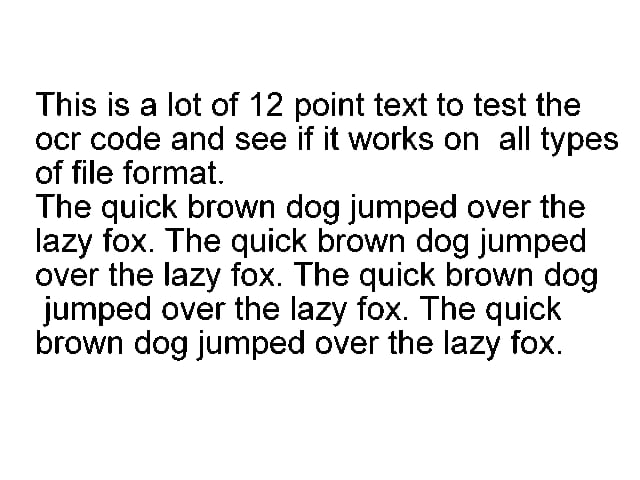
#> input picture OCR/data/12.jpeg, 640 x 480 px
$ jupyter execute OpenCV.ipynb
#> lines starting #> are read from the running program, lines starting #| are printed output that depends on the picture; after the words box and inside, x2 and y2 are one past the last pixel; in counts of white or black regions, pixels touching at a corner belong together
[cell 1]
##Preprocessing Images In OCR

[cell 2]
#Opening Images

[cell 3]
import cv2
from matplotlib import pyplot as plt
image_file= "data/12.jpeg"
img = cv2.imread(image_file)
#> img is the input picture: shape (480, 640, 3); min 0, max 255, mean 231.3

[cell 4]
cv2.imshow("The Image is", img)
cv2.waitKey(0)

[cell 5]
#https://stackoverflow.com/questions/28816046/
#displaying-different-images-with-actual-size-in-matplotlib-subplot
def display(im_path):
    dpi = 80
    im_data = plt.imread(im_path)

    height, width  = im_data.shape[:2]

    # predicting what size does the figure need to be in inches to fit the image?
    figsize = width / float(dpi), height / float(dpi)

    # Creating a figure of the right size with one axes that takes up the full figure
    fig = plt.figure(figsize=figsize)
    ax = fig.add_axes([0, 0, 1, 1])

    # Hide spines, ticks, etc.
    ax.axis('off')

    # Display the image.
    ax.imshow(im_data, cmap='gray')

    plt.show()

[cell 6]
display(image_file)

[cell 7]
#Inverting

[cell 8]
invert_image = cv2.bitwise_not(img)
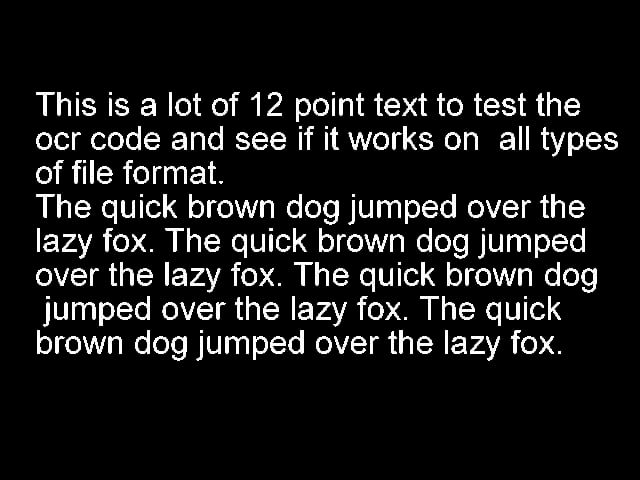
#> invert_image: shape (480, 640, 3); min 0, max 255, mean 23.7
cv2.imwrite("temp/invertedimg.jpg",invert_image)
#> Out = True

[cell 9]
display("temp/invertedimg.jpg")

[cell 10]
##Binarization

[cell 11]
def grayscale(image):
    return cv2.cvtColor(image,cv2.COLOR_BGR2GRAY)

[cell 12]
gray_image = grayscale(img)
cv2.imwrite("temp/grayo.jpg",gray_image)
#> Out = True

[cell 13]
display("temp/grayo.jpg")

[cell 14]
thresh,im_bw = cv2.threshold(gray_image, 127, 255, cv2.THRESH_BINARY)
#> im_bw: shape (480, 640); 90.5% white; 239 black regions (19 under 20 px), largest, box (x1, y1, x2, y2) and area: (72, 302, 96, 320) 207, (377, 200, 401, 218) 206, (225, 336, 249, 354) 206
cv2.imwrite("temp/bw_image.jpg", im_bw)
#> Out = True
#we adjust the value parameters for better quality like i have taken 127 and 255 here

[cell 15]
display("temp/bw_image.jpg")

[cell 16]
##Noise Removal( pixels that doesnt respond to text)

[cell 17]
def noise_removal(image):
    import numpy as np
    kernel = np.ones((1, 1), np.uint8)
    image = cv2.dilate(image, kernel, iterations=1)
    kernel = np.ones((1, 1), np.uint8)
    image = cv2.erode(image, kernel, iterations=1)
    image = cv2.morphologyEx(image, cv2.MORPH_CLOSE, kernel)
    image = cv2.medianBlur(image, 3)
    return (image)

[cell 18]
no_noise = noise_removal(im_bw)
#> in noise_removal, `image = cv2.medianBlur(image, 3)`:
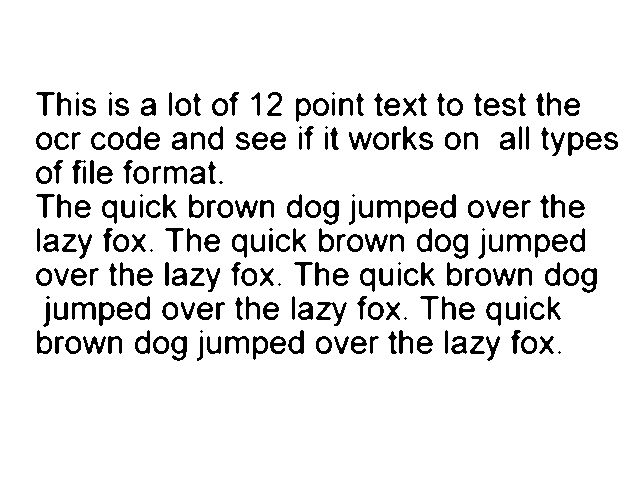
#> image: shape (480, 640); 90.6% white; 237 black regions (18 under 20 px), largest, box (x1, y1, x2, y2) and area: (316, 302, 347, 326) 254, (323, 200, 339, 225) 205, (377, 200, 401, 218) 205
cv2.imwrite("temp/no_noise.jpg", no_noise)
#> Out = True

[cell 19]
display("temp/no_noise.jpg")

[cell 20]
##Removing Borders

[cell 21]
def remove_borders(image):
    contours, heiarchy = cv2.findContours(image, cv2.RETR_EXTERNAL, cv2.CHAIN_APPROX_SIMPLE)
    cntsSorted = sorted(contours, key=lambda x:cv2.contourArea(x))
    cnt = cntsSorted[-1]
    x, y, w, h = cv2.boundingRect(cnt)
    crop = image[y:y+h, x:x+w]
    return (crop)

[cell 22]
no_borders = remove_borders(no_noise)
#> in remove_borders, `contours, heiarchy = cv2.findContours(image, cv2.RETR_EXTERNAL, cv2.CH..`: contours = [[[0, 0], [0, 479], [639, 479], [639, 0]]]; heiarchy = [[-1, -1, -1, -1]]
#> in remove_borders, `cntsSorted = sorted(contours, key=lambda x:cv2.contourArea(x))`: cntsSorted = [[[0, 0], [0, 479], [639, 479], [639, 0]]]
#> in remove_borders, `cnt = cntsSorted[-1]`: cnt = [[0, 0], [0, 479], [639, 479], [639, 0]]
#> in remove_borders, `x, y, w, h = cv2.boundingRect(cnt)`: x = 0; w = 640; h = 480
cv2.imwrite("temp/no_borders.jpg", no_borders)
display('temp/no_borders.jpg')

[cell 23]
##No Border Case

[cell 24]
color = [255, 255, 255]
top, bottom, left, right = [150]*4

[cell 25]
image_with_border = cv2.copyMakeBorder(no_borders, top, bottom, left, right, cv2.BORDER_CONSTANT, value=color)
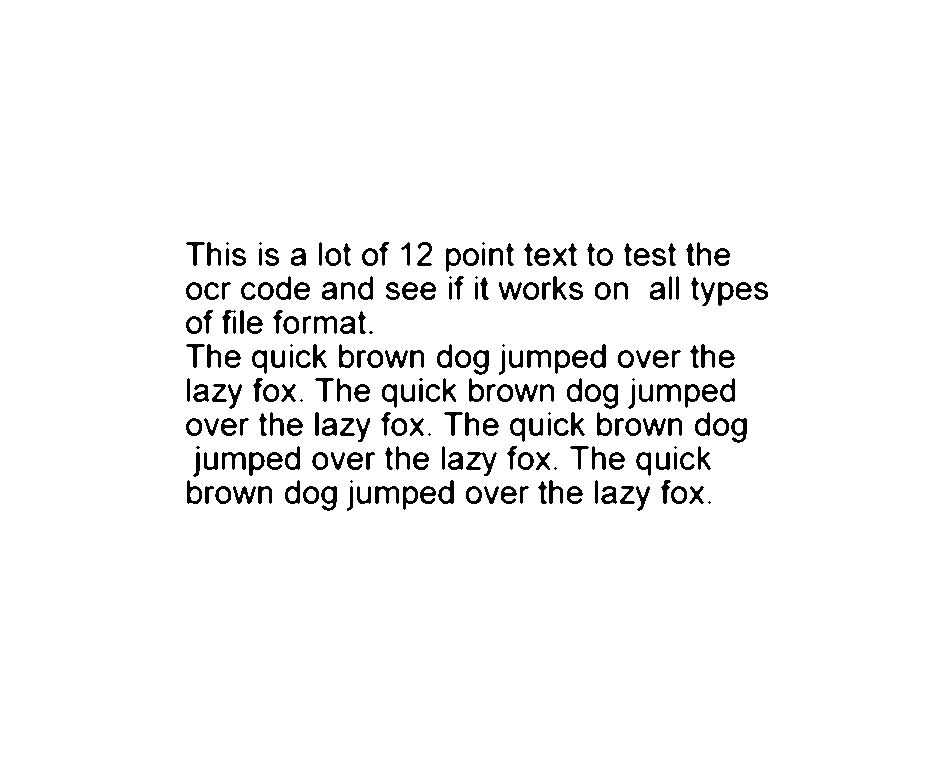
#> image_with_border: shape (780, 940); 96.1% white; 237 black regions (18 under 20 px), largest, box (x1, y1, x2, y2) and area: (466, 452, 497, 476) 254, (473, 350, 489, 375) 205, (527, 350, 551, 368) 205
cv2.imwrite("temp/image_with_border.jpg", image_with_border)
display("temp/image_with_border.jpg")

[cell 26]
##Rotation

[cell 27]
new = cv2.imread("data/12.jpeg")
display("data/12.jpeg")

[cell 28]
#https://becominghuman.ai/how-to-automatically-deskew-straighten-a-text-image-using-opencv-a0c30aed83df
import numpy as np

def getSkewAngle(cvImage) -> float:
    # Prep image, copy, convert to gray scale, blur, and threshold
    newImage = cvImage.copy()
    gray = cv2.cvtColor(newImage, cv2.COLOR_BGR2GRAY)
    blur = cv2.GaussianBlur(gray, (9, 9), 0)
    thresh = cv2.threshold(blur, 0, 255, cv2.THRESH_BINARY_INV + cv2.THRESH_OTSU)[1]

    # Apply dilate to merge text into meaningful lines/paragraphs.
    # Use larger kernel on X axis to merge characters into single line, cancelling out any spaces.
    # But use smaller kernel on Y axis to separate between different blocks of text
    kernel = cv2.getStructuringElement(cv2.MORPH_RECT, (30, 5))
    dilate = cv2.dilate(thresh, kernel, iterations=2)

    # Find all contours
    contours, hierarchy = cv2.findContours(dilate, cv2.RETR_LIST, cv2.CHAIN_APPROX_SIMPLE)
    contours = sorted(contours, key = cv2.contourArea, reverse = True)
    for c in contours:
        rect = cv2.boundingRect(c)
        x,y,w,h = rect
        cv2.rectangle(newImage,(x,y),(x+w,y+h),(0,255,0),2)

    # Find largest contour and surround in min area box
    largestContour = contours[0]
    print (len(contours))
    minAreaRect = cv2.minAreaRect(largestContour)
    cv2.imwrite("temp/boxes.jpg", newImage)
    # Determine the angle. Convert it to the value that was originally used to obtain skewed image
    angle = minAreaRect[-1]
    if angle < -45:
        angle = 90 + angle
    return -1.0 * angle
# Rotate the image around its center
def rotateImage(cvImage, angle: float):
    newImage = cvImage.copy()
    (h, w) = newImage.shape[:2]
    center = (w // 2, h // 2)
    M = cv2.getRotationMatrix2D(center, angle, 1.0)
    newImage = cv2.warpAffine(newImage, M, (w, h), flags=cv2.INTER_CUBIC, borderMode=cv2.BORDER_REPLICATE)
    return newImage

[cell 29]
# Deskew image
def deskew(cvImage):
    angle = getSkewAngle(cvImage)
#> in getSkewAngle, `blur = cv2.GaussianBlur(gray, (9, 9), 0)`:
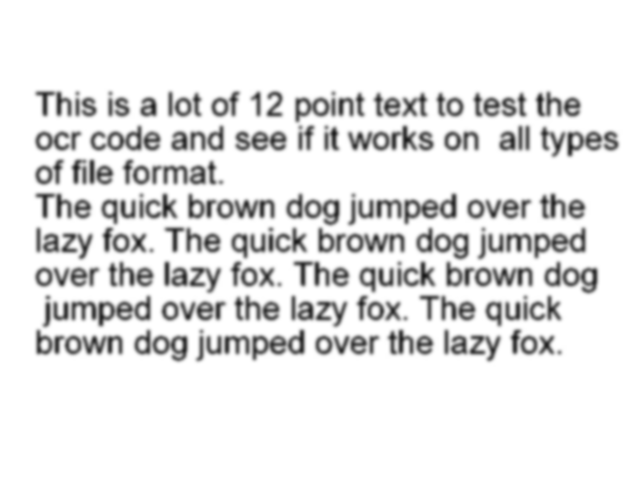
#> blur: shape (480, 640); min 26, max 255, mean 231.3
#> in getSkewAngle, `thresh = cv2.threshold(blur, 0, 255, cv2.THRESH_BINARY_INV + cv2.THRES..`:
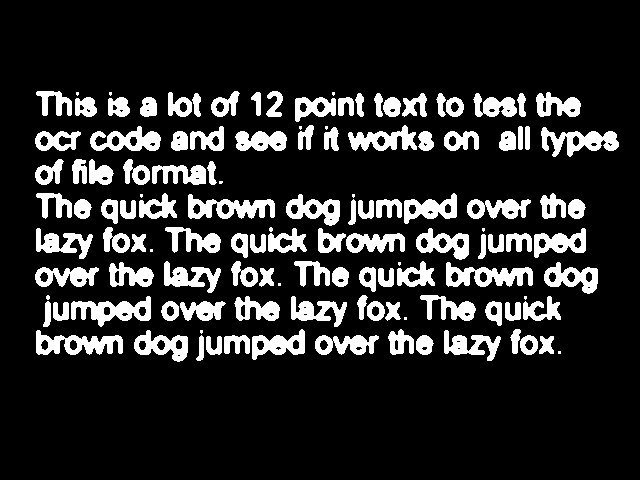
#> thresh: shape (480, 640); 15.8% white; 125 white regions (18 under 20 px), largest, box (x1, y1, x2, y2) and area: (71, 296, 151, 327) 1194, (446, 262, 533, 287) 1188, (188, 194, 275, 219) 1185
#> in getSkewAngle, `dilate = cv2.dilate(thresh, kernel, iterations=2)`:
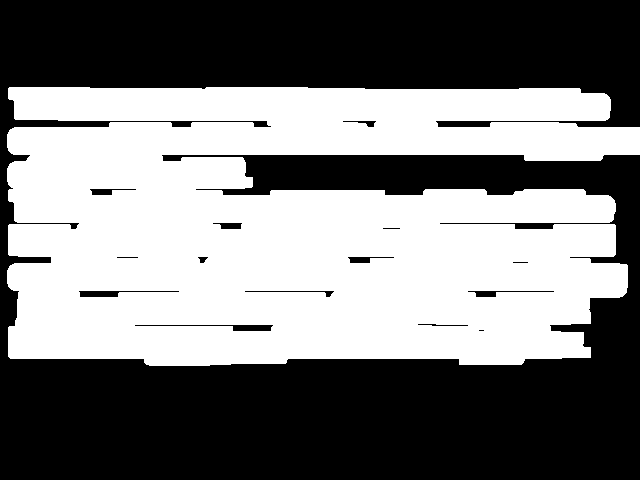
#> dilate: shape (480, 640); 47.7% white; 1 white region
#> in getSkewAngle, `contours, hierarchy = cv2.findContours(dilate, cv2.RETR_LIST, cv2.CHAI..`: contours = 15 contours, 1 with area under 20; largest, box (x1, y1, x2, y2) and area: (7, 87, 640, 366) 145900, (134, 324, 274, 332) 470, (78, 290, 180, 298) 394, (467, 290, 555, 298) 276, (244, 290, 335, 298) 208
#> the loop in getSkewAngle, `for c in contours:` made 15 passes
#> (x, y, w, h) on passes 1 to 12: (7, 87, 633, 279), (134, 324, 140, 8), (78, 290, 102, 8), (467, 290, 88, 8), (244, 290, 91, 8), (347, 256, 48, 8), (89, 188, 48, 8), (212, 222, 31, 8), (342, 120, 35, 8), (417, 323, 52, 4), (197, 256, 12, 8), (116, 256, 23, 3)
#> after the loop in getSkewAngle, `for c in contours:`:
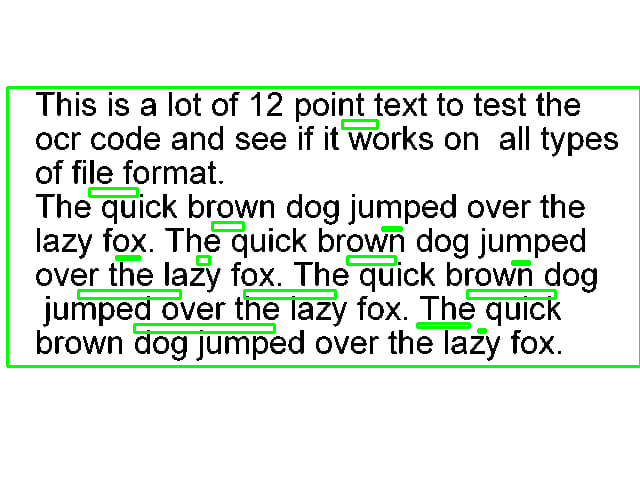
#> newImage: shape (480, 640, 3); 3.14% of pixels changed, all inside (x1, y1, x2, y2) = (6, 86, 640, 368)
#> in getSkewAngle, `largestContour = contours[0]`: largestContour = contour of 334 points, box (x1, y1, x2, y2) (7, 87, 640, 366), area 145900
#| 15
#> in getSkewAngle, `minAreaRect = cv2.minAreaRect(largestContour)`: minAreaRect = ((323, 226), (278, 632), -90)
#> in getSkewAngle, `angle = minAreaRect[-1]`: angle = -90
#> in getSkewAngle, `angle = 90 + angle`: angle = 0
    return rotateImage(cvImage, -1.0 * angle)

[cell 30]
fixed = deskew(new)
#> in rotateImage, `M = cv2.getRotationMatrix2D(center, angle, 1.0)`: M = [[1, 0, 0], [0, 1, 0]]
cv2.imwrite("temp/rotated_fixed.jpg", fixed)
#> Out = True

[cell 31]
display("temp/rotated_fixed.jpg")

[cell 32]
##DILATION

[cell 33]
def thin_font(image):
    import numpy as np
    image = cv2.bitwise_not(image)
    kernel = np.ones((2,2),np.uint8)
    image = cv2.erode(image, kernel, iterations=1)
    image = cv2.bitwise_not(image)
    return (image)

[cell 34]
eroded_image = thin_font(no_noise)
#> in thin_font, `image = cv2.erode(image, kernel, iterations=1)`:
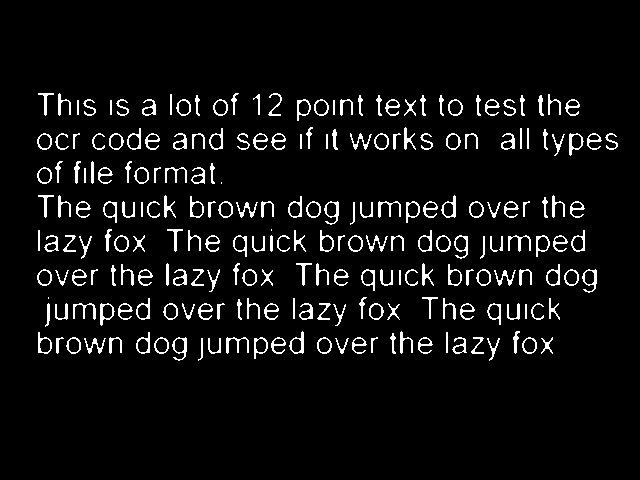
#> image: shape (480, 640); 5.8% white in thin lines or dots, all inside (x1, y1, x2, y2) = (37, 93, 618, 361)
cv2.imwrite("temp/eroded_image.jpg", eroded_image)
#> Out = True

[cell 35]
display("temp/eroded_image.jpg")

[cell 36]
def thick_font(image):
    import numpy as np
    image = cv2.bitwise_not(image)
    kernel = np.ones((2,2),np.uint8)
    image = cv2.dilate(image, kernel, iterations=1)
    image = cv2.bitwise_not(image)
    return (image)

[cell 37]
dilated_image = thick_font(no_noise)
#> in thick_font, `image = cv2.dilate(image, kernel, iterations=1)`:
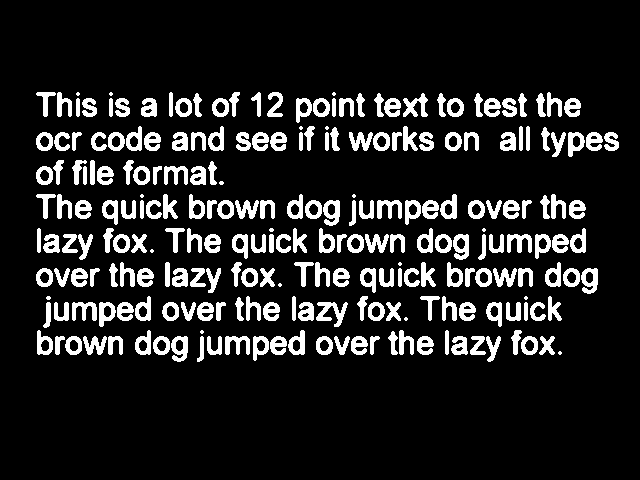
#> image: shape (480, 640); 13% white; 236 white regions (18 under 20 px), largest, box (x1, y1, x2, y2) and area: (316, 302, 348, 327) 361, (403, 93, 428, 117) 298, (323, 200, 340, 226) 282
cv2.imwrite("temp/dilated_image.jpg", dilated_image)
#> Out = True

[cell 38]
display("temp/dilated_image.jpg")
#> in display (call 11), `im_data = plt.imread(im_path)`:
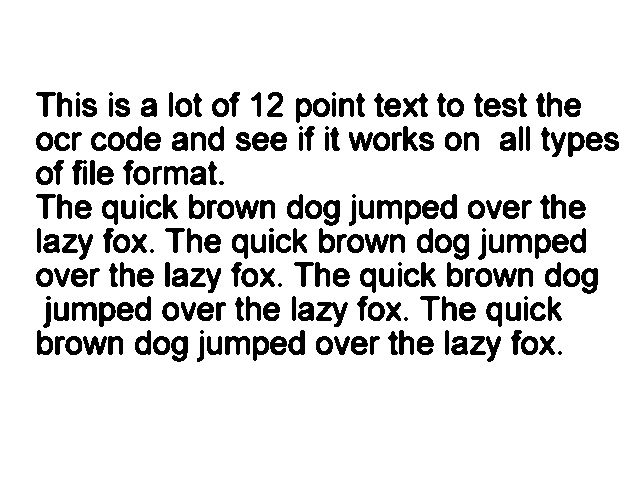
#> im_data: shape (480, 640); min 0, max 255, mean 221.7
